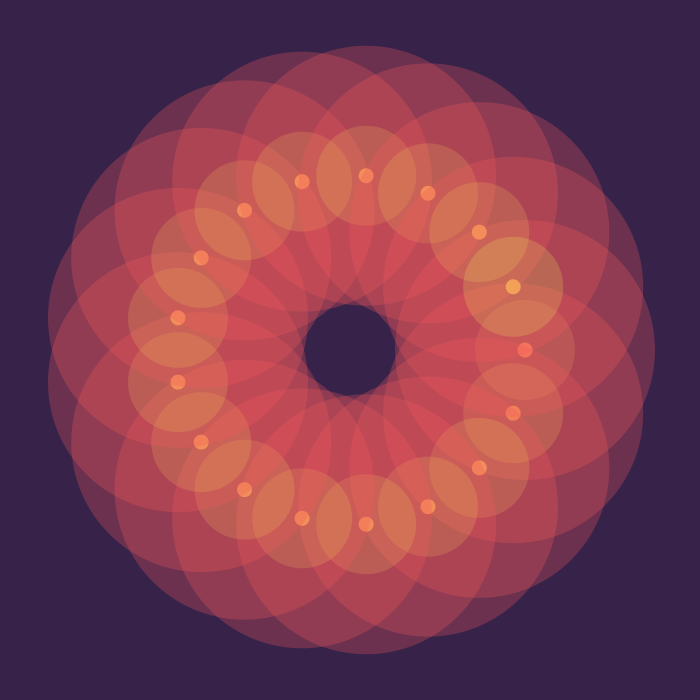
Frame 1 (no input)
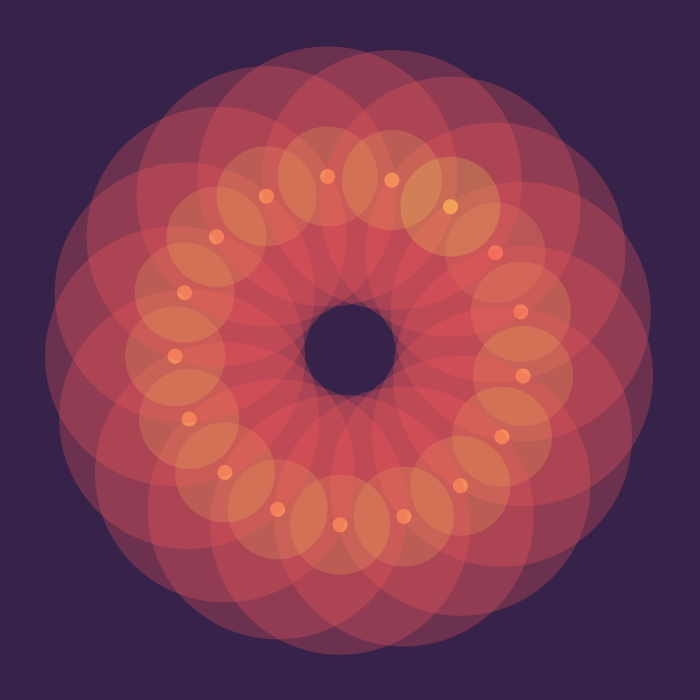
Frame 60 (the mouse pressed at the canvas centre just before this capture)
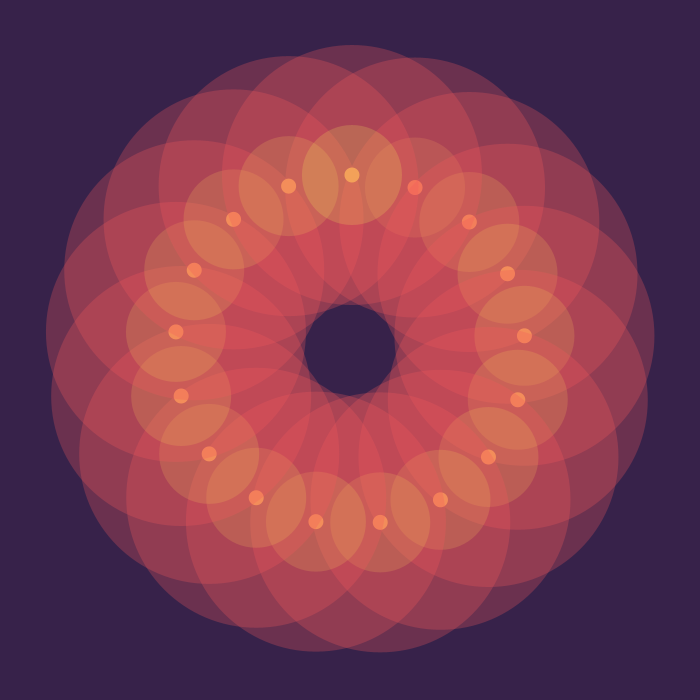
Frame 120 (the mouse held since frame 60 and released just before this capture)

The Processing sketch that drew these frames (run headless with seeded random() and noise(); from frame 60 on, the mouse is pressed at the canvas centre):

// Processing sketch: orangeballball
// ── orangeballball.pde
color bg = #37224A;
color f  = #F3A358;
color f1 = #f3585a;
color f2 = #f3f158;

int petals = 70;
int Newpetals = petals/4;
float Radius,theta;

Circle[] innerCircles = new Circle[Newpetals];

void setup() {
  size(700, 700);
  background(bg);

 Radius = width/4;

  for (int i=0; i < Newpetals; i++) {
    int dir = -1;
    innerCircles[i] = new Circle(theta, dir, Radius);
    theta += 2*PI/Newpetals;
  }
}

void draw() {
    background(bg);
    for (int i=0; i<innerCircles.length; i++) {
    innerCircles[i].run();
  }
}




// ── circle.pde
class Circle {
  float x, y, sz, theta, radius;
  int dir;
 
  Circle(float _theta, int _dir, float _radius) {
    theta = _theta;
    dir = _dir;
    radius = _radius;
  }

  void run() {
    move();
    display();
  }

  void move() { 
    //speed control 
    //circular movement
    x = cos(theta)*radius; 
    y = sin(theta)*radius;  
    theta+= -0.01;
  }

  void display() {
    pushMatrix();
    translate(width/2, height/2);
    noStroke();
    fill(f);
    ellipse(x, y, 15, 15);
    fill(f1,70);
    ellipse(x, y, 260, 260);
    fill(f2,50);
    ellipse(x, y, 100, 100);
    popMatrix();
    
  }
}
